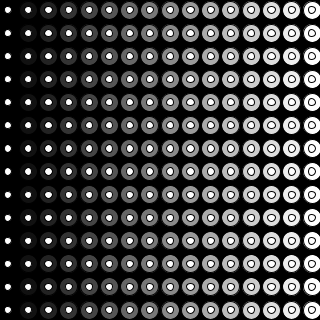
Frame 1 (no input)
Frame 60 (the mouse pressed at the canvas centre just before this capture): identical to frame 1, image omitted
Frame 120 (the mouse held since frame 60 and released just before this capture): identical to frame 1, image omitted

The Processing sketch that drew this single still picture (run headless with seeded random() and noise(); from frame 60 on, the mouse is pressed at the canvas centre):

// Processing sketch: processing_18244
// ── processing_18244.pde

float bigRadius;
float smallRadius;
boolean sm;

void setup () {

size (320,320);
bigRadius = width/17;
smallRadius = bigRadius*.4;
sm = true;
}

void draw() {
if (sm) smooth();
else noSmooth();
background(0);
for (int i=0;i<16;i++)
  for (int j=0;j<16;j++) {
    float x = map(i,0,15,width/40, width-width/40);
    float y = map(j,0,13,height/30, height-height/30);
    fill(255,map(i,0,15,0,255));
    ellipse(x,y,bigRadius,bigRadius);
    fill(255);
    ellipse(x,y,smallRadius,smallRadius);
  }
}

void mouseClicked() {
  sm = !sm;
}
